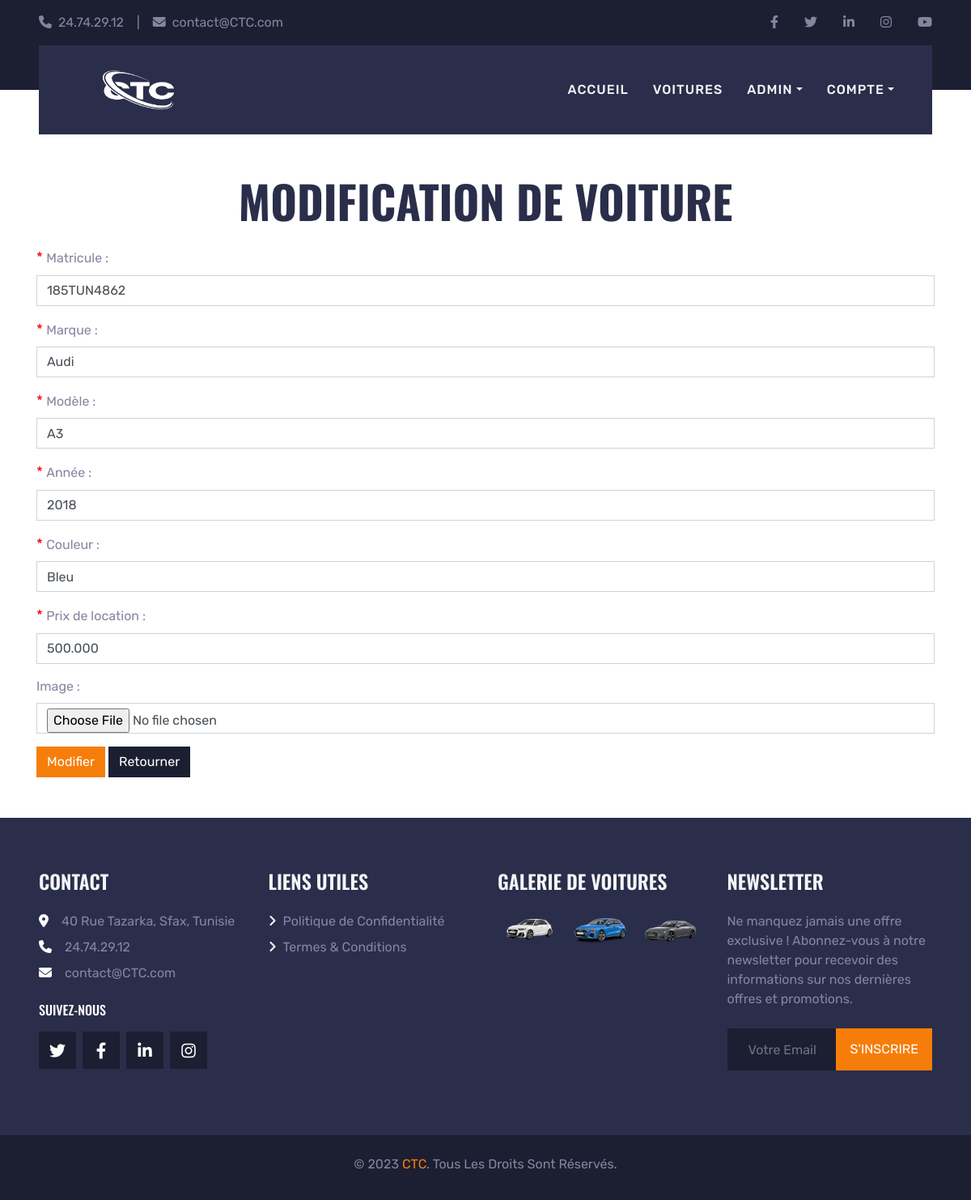
The page /modification_voiture.php?idVoiture=2 (signed in) on the database its author committed.
### tables this page shows
CREATE TABLE `voiture` (
  `idVoiture` int(11) NOT NULL,
  `matricule` varchar(10) NOT NULL,
  `marque` varchar(255) NOT NULL,
  `modele` varchar(255) NOT NULL,
  `annee` year(4) NOT NULL,
  `couleur` varchar(255) NOT NULL,
  `prixLocation` decimal(10,3) NOT NULL,
  `disponible` tinyint(1) NOT NULL,
  `image` varchar(255) NOT NULL,
  `dateAjout` datetime NOT NULL DEFAULT current_timestamp()
);

### modification_voiture.php (the view, shortened to what this page needs)
<?php
require_once('config/bd.php');
if (isset($_GET['idVoiture'])) {
    $req = $bdd->prepare('SELECT * FROM voiture WHERE idVoiture = ?');
    $req->execute(array($_GET['idVoiture']));
    $voiture = $req->fetch();
}
?>
<!DOCTYPE html>
<html lang="fr">
<head>
    <?php include('view/header.php') ?>
</head>
<body>
    <header>
        <div class="container-fluid bg-dark py-3 px-lg-5 d-none d-lg-block">
            <div class="row">
                <div class="col-md-6 text-center text-lg-left mb-2 mb-lg-0">
                    <div class="d-inline-flex align-items-center">
                        <a class="text-body pr-3" href=""><i class="fa fa-phone mr-2"></i>24.74.29.12</a>
                        <span class="text-body">|</span>
                        <a class="text-body px-3" href=""><i class="fa fa-envelope mr-2"></i>contact@CTC.com</a>
                    </div>
                </div>
                <div class="col-md-6 text-center text-lg-right">
                    <div class="d-inline-flex align-items-center">
                        <a class="text-body px-3" href="">
                            <i class="fab fa-facebook-f"></i>
                        </a>
                        <a class="text-body px-3" href="">
                            <i class="fab fa-twitter"></i>
                        </a>
                        <a class="text-body px-3" href="">
                            <i class="fab fa-linkedin-in"></i>
                        </a>
                        <a class="text-body px-3" href="">
                            <i class="fab fa-instagram"></i>
                        </a>
                        <a class="text-body pl-3" href="">
                            <i class="fab fa-youtube"></i>
                        </a>
                    </div>
                </div>
            </div>
        </div>
        <div class="container-fluid position-relative nav-bar p-0">
            <div class="position-relative px-lg-5" style="z-index: 9">
                <nav class="navbar navbar-expand-lg bg-secondary navbar-dark py-3 py-lg-0 pl-3 pl-lg-5">
                    <a class="navbar-brand" href="index.php"><img height="100" width="150" src="img/logo.png" alt="logo"></a>
                    <div class="collapse navbar-collapse justify-content-between px-3" id="navbarCollapse">
                        <ul class="navbar-nav ml-auto">
                            <a href="index.php" class="nav-item nav-link">Accueil</a>
                            <a href="voitures.php" class="nav-item nav-link">Voitures</a>
                            <?php
                            echo '<div class="nav-item dropdown">
                                <a href="#" class="nav-link dropdown-toggle" data-toggle="dropdown">Admin</a>
                                <div class="dropdown-menu rounded-0 m-0">
                                    <a href="gestion_voitures.php" class="dropdown-item">Gestion voitures</a>
                                    <a href="gestion_locations.php" class="dropdown-item">Gestion locations</a>
                                    <a href="gestion_clients.php" class="dropdown-item">Gestion clients</a>';
                            echo '</div>
                            </div>
                                <div class="nav-item dropdown">
                                    <a href="#" class="nav-link dropdown-toggle" data-toggle="dropdown">Compte</a>
                                    <div class="dropdown-menu rounded-0 m-0">
                                        <a href="profil.php" class="dropdown-item">Profil</a>
                                        <a href="deconnexion.php" class="dropdown-item">Déconnecter</a>
                                    </div>
                                </div>';
                            ?>
                        </ul>
                    </div>
                </nav>
            </div>
        </div>
    </header>
    <main class="container mt-5">
        <h1 class="display-4 text-uppercase text-center mb-4">Modification de voiture</h1>
        <form method="post" action="modification_voiture.php?idVoiture=<?php echo $voiture['idVoiture']; ?>" enctype="multipart/form-data">
            <div class="mb-3">
                <label for="matricule" class="form-label"><span style="color: red; font-size: 1.1em;">* </span>Matricule :</label>
                <input type="text" name="matricule" value="<?php echo $voiture['matricule']; ?>" class="form-control" required>
            </div>
            <div class="mb-3">
                <label for="marque" class="form-label"><span style="color: red; font-size: 1.1em;">* </span>Marque :</label>
                <input type="text" name="marque" value="<?php echo $voiture['marque']; ?>" class="form-control" required>
            </div>
            <div class="mb-3">
                <label for="modele" class="form-label"><span style="color: red; font-size: 1.1em;">* </span>Modèle :</label>
                <input type="text" name="modele" value="<?php echo $voiture['modele']; ?>" class="form-control" required>
            </div>
            <div class="mb-3">
                <label for="annee" class="form-label"><span style="color: red; font-size: 1.1em;">* </span>Année :</label>
                <input type="number" name="annee" value="<?php echo $voiture['annee']; ?>" class="form-control" required>
            </div>
            <div class="mb-3">
                <label for="couleur" class="form-label"><span style="color: red; font-size: 1.1em;">* </span>Couleur :</label>
                <input type="text" name="couleur" value="<?php echo $voiture['couleur']; ?>" class="form-control" required>
            </div>
            <div class="mb-3">
                <label for="prixLocation" class="form-label"><span style="color: red; font-size: 1.1em;">* </span>Prix de location :</label>
                <input type="number" name="prixLocation" step="0.01" value="<?php echo $voiture['prixLocation']; ?>" class="form-control" required>
            </div>
            <div class="mb-3">
                <label for="image" class="form-label">Image :</label>
                <input type="file" name="image" class="form-control">
            </div>
            <input type="submit" class="btn btn-primary" value="Modifier"></input>
            <a href="gestion_voitures.php" class="btn btn-dark">Retourner</a>
        </form>
    </main>
    <?php include('view/footer.php') ?>
</body>
</html>

### css/style.css (style rules this page uses)
:root { --primary: #f77d0a; --secondary: #2b2e4a; --light: #f4f5f8; --dark: #1c1e32; }
h1, h2, .font-weight-bold { font-weight: 700 !important; }
.nav-bar::before { position: absolute; content: ""; width: 100%; height: 50%; top: 0; left: 0; background: var(--dark); }
.nav-bar::after { position: absolute; content: ""; width: 100%; height: 50%; bottom: 0; left: 0; background: #ffffff; }
.navbar-dark .navbar-nav .nav-link { padding: 30px 15px; font-size: 16px; font-weight: 500; letter-spacing: 1px; text-transform: uppercase; color: var(--light); outline: none; }

### rows shown on the page
voiture: matricule "185TUN4862", marque "Audi", modele "A3", annee "2018", couleur "Bleu", prixLocation "500.000"
